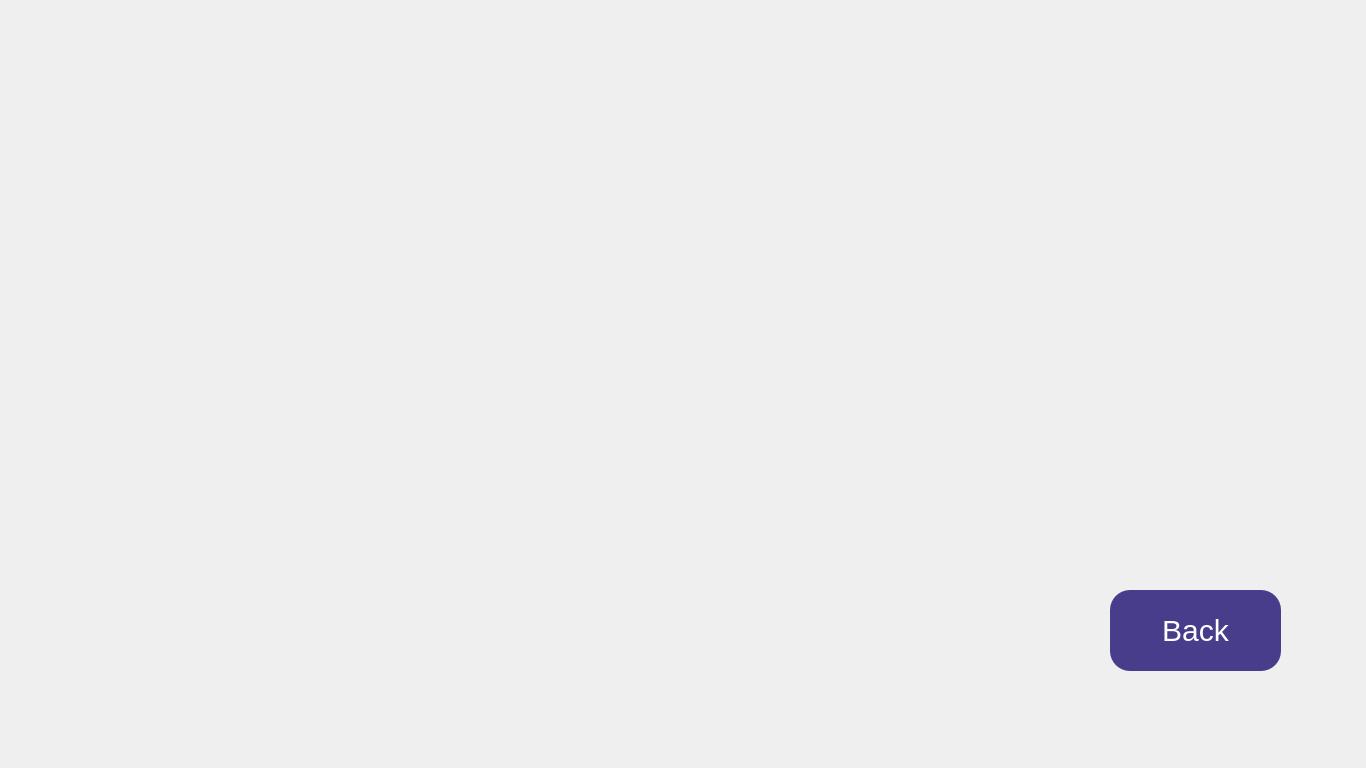
<?xml version="1.0" encoding="UTF-8"?>
<ui version="4.0">
 <class>Track_HiScores</class>
 <widget class="QWidget" name="Track_HiScores">
  <property name="geometry">
   <rect>
    <x>0</x>
    <y>0</y>
    <width>1366</width>
    <height>768</height>
   </rect>
  </property>
  <property name="windowTitle">
   <string>Form</string>
  </property>
  <widget class="QWidget" name="layoutWidget">
   <property name="geometry">
    <rect>
     <x>40</x>
     <y>210</y>
     <width>951</width>
     <height>421</height>
    </rect>
   </property>
   <layout class="QGridLayout" name="gridLayout">
    <item row="2" column="1">
     <widget class="QLabel" name="label_6">
      <property name="text">
       <string/>
      </property>
     </widget>
    </item>
    <item row="2" column="0">
     <widget class="QLabel" name="label_5">
      <property name="text">
       <string/>
      </property>
     </widget>
    </item>
    <item row="0" column="0">
     <widget class="QLabel" name="label_3">
      <property name="text">
       <string/>
      </property>
     </widget>
    </item>
    <item row="0" column="1">
     <widget class="QLabel" name="label_4">
      <property name="text">
       <string/>
      </property>
     </widget>
    </item>
    <item row="10" column="0">
     <widget class="QLabel" name="label_11">
      <property name="text">
       <string/>
      </property>
     </widget>
    </item>
    <item row="10" column="1">
     <widget class="QLabel" name="label_12">
      <property name="text">
       <string/>
      </property>
     </widget>
    </item>
    <item row="4" column="0">
     <widget class="QLabel" name="label_7">
      <property name="text">
       <string/>
      </property>
     </widget>
    </item>
    <item row="5" column="1">
     <widget class="QLabel" name="label_10">
      <property name="text">
       <string/>
      </property>
     </widget>
    </item>
    <item row="4" column="1">
     <widget class="QLabel" name="label_8">
      <property name="text">
       <string/>
      </property>
     </widget>
    </item>
    <item row="5" column="0">
     <widget class="QLabel" name="label_9">
      <property name="text">
       <string/>
      </property>
     </widget>
    </item>
   </layout>
  </widget>
  <widget class="QLabel" name="label">
   <property name="geometry">
    <rect>
     <x>0</x>
     <y>0</y>
     <width>1441</width>
     <height>751</height>
    </rect>
   </property>
   <property name="text">
    <string/>
   </property>
   <property name="pixmap">
    <pixmap resource="trackbg.qrc">:/new/prefix1/dirtbike.jpg</pixmap>
   </property>
   <property name="scaledContents">
    <bool>true</bool>
   </property>
  </widget>
  <widget class="QLabel" name="label_2">
   <property name="geometry">
    <rect>
     <x>40</x>
     <y>30</y>
     <width>511</width>
     <height>81</height>
    </rect>
   </property>
   <property name="text">
    <string/>
   </property>
  </widget>
  <widget class="QPushButton" name="pushButton">
   <property name="geometry">
    <rect>
     <x>1110</x>
     <y>590</y>
     <width>171</width>
     <height>81</height>
    </rect>
   </property>
   <property name="styleSheet">
    <string notr="true">border-radius:20px;
background-color:rgb(72,61,139);
color:rgb(255,255,255);
font-size:30px;</string>
   </property>
   <property name="text">
    <string>Back</string>
   </property>
  </widget>
  <zorder>label</zorder>
  <zorder>layoutWidget</zorder>
  <zorder>label_2</zorder>
  <zorder>pushButton</zorder>
 </widget>
 <resources>
  <include location="trackbg.qrc"/>
 </resources>
 <connections/>
</ui>
